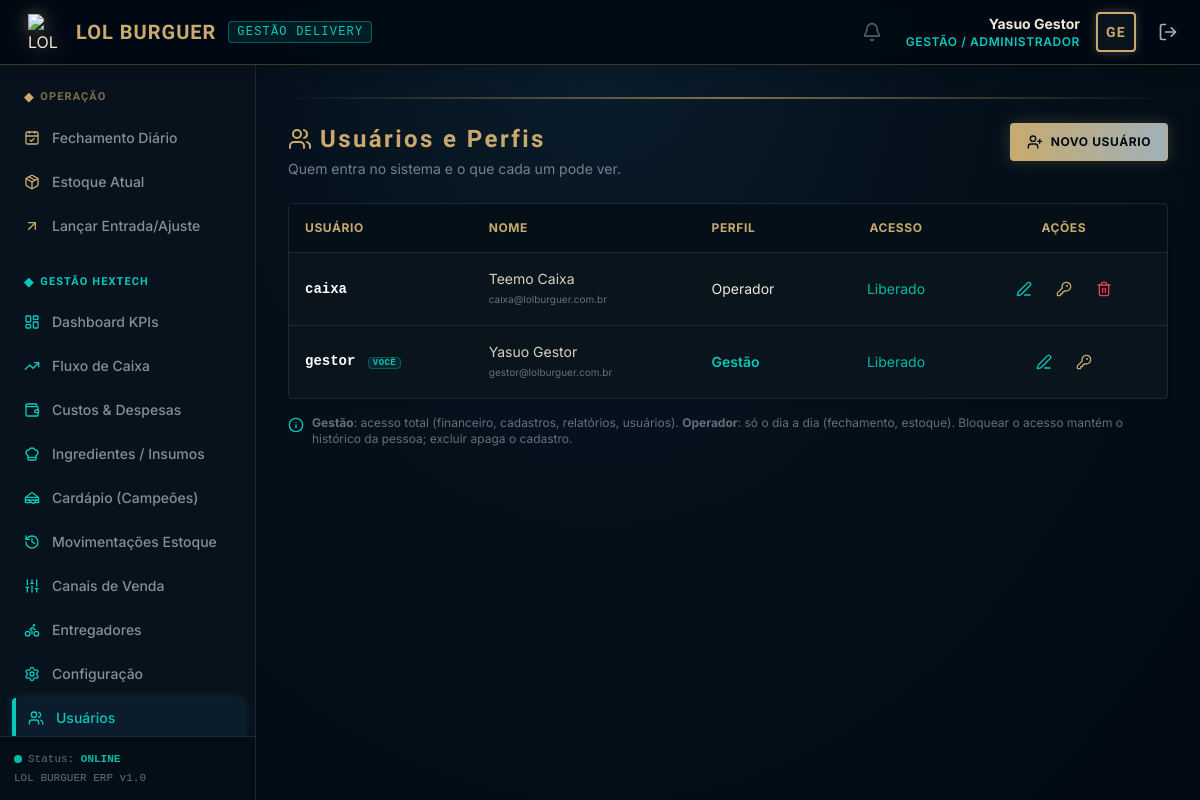
Before: /usuarios/ (signed in) with the older database file.
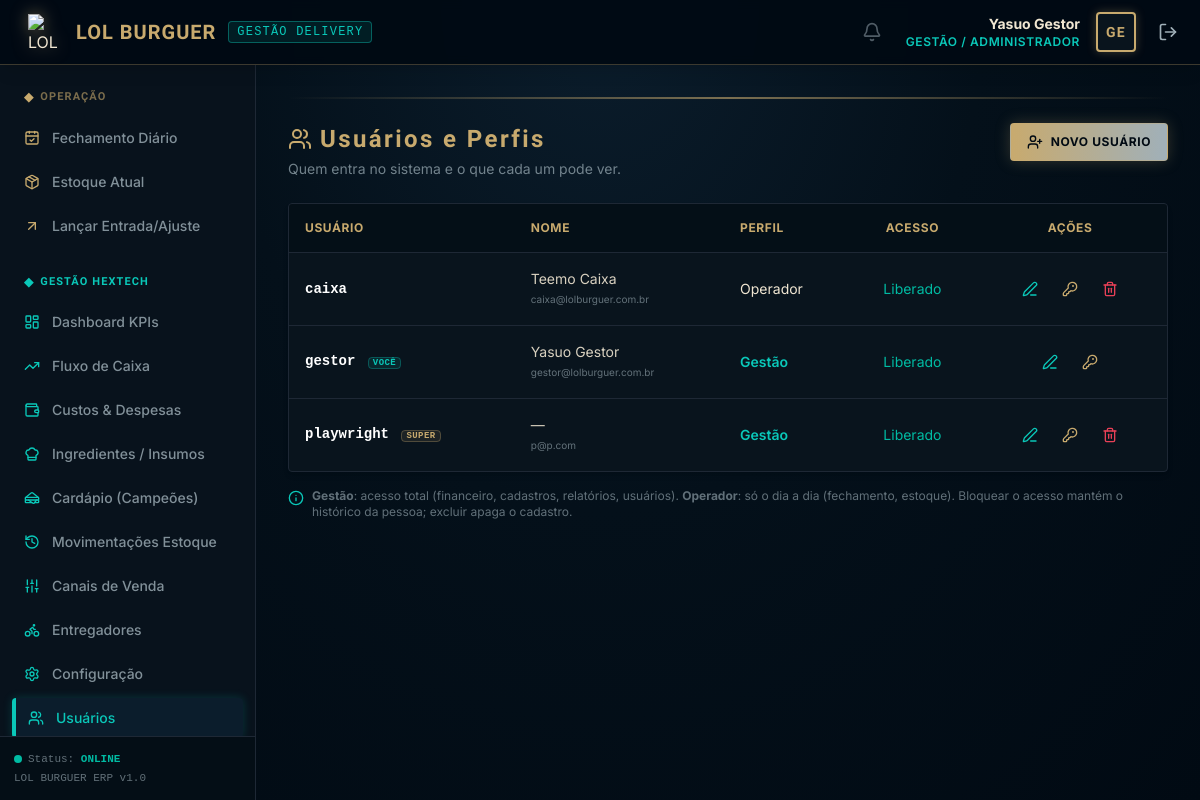
After: the same page with the newer database file.
### core/models.py (models this page shows, shortened)
class Usuario(AbstractUser):
    ROLE_CHOICES = (
        ('GESTAO', 'Gestão / Administrador'),
        ('OPERADOR', 'Operador de Caixa / Atendente'),
    )
    role = models.CharField(
        max_length=20,
        choices=ROLE_CHOICES,
        default='OPERADOR',
        verbose_name="Cargo / Nível de Acesso"
    )
    class Meta:
        verbose_name = "Usuário"
        verbose_name_plural = "Usuários"
        ordering = ['username']

### core/decorators.py (the view)
    def _wrapped_view_func(request, *args, **kwargs):
        if request.user.is_authenticated and request.user.role == 'GESTAO':
            return view_func(request, *args, **kwargs)
        messages.error(request, "Acesso negado: Apenas a Gestão tem permissão para acessar esta página.")
        return redirect('home')

### core/views.py (called while the page is built)
@login_required
@gestao_required
def usuario_listar(request):
    usuarios = Usuario.objects.all().order_by('-is_active', 'username')
    return render(request, 'core/usuarios_lista.html', {'usuarios': usuarios})

### templates/core/usuarios_lista.html (shortened to what the changed rows need)
{% extends "base.html" %}
{% block content %}
<div class="flex flex-col md:flex-row md:items-center md:justify-between mb-6 gap-4">
    <div>
        <h1 class="text-2xl font-bold title-hex text-hex_gold flex items-center space-x-2">
            <i data-lucide="users" class="w-6 h-6 text-hex_gold"></i><span>Usuários e Perfis</span>
        </h1>
    </div>
</div>
<div class="bg-hex_dark_card border border-hex_dark_border rounded shadow-md overflow-x-auto">
    <table class="w-full text-left border-collapse">
        <thead>
            <tr class="border-b border-hex_dark_border bg-hex_dark_bg/50 text-hex_gold uppercase tracking-wider text-xs font-semibold">
                <th class="p-4">Usuário</th>
                <th class="p-4">Nome</th>
                <th class="p-4">Perfil</th>
                <th class="p-4 text-center">Acesso</th>
                <th class="p-4 text-center">Ações</th>
            </tr>
        </thead>
        <tbody class="divide-y divide-hex_dark_border text-sm text-hex_gold_light/90">
            {% for u in usuarios %}
            <tr class="hover:bg-hex_dark_bg/30 transition-colors {% if not u.is_active %}opacity-50{% endif %}">
                <td class="p-4 font-mono font-bold text-white">
                    {{ u.username }}
                    {% if u.pk == request.user.pk %}<span class="ml-1 text-[9px] uppercase tracking-wider text-hex_blue border border-hex_blue/30 bg-hex_blue/10 px-1 rounded">você</span>{% endif %}
                    {% if u.is_superuser %}<span class="ml-1 text-[9px] uppercase tracking-wider text-hex_gold border border-hex_gold/30 bg-hex_gold/10 px-1 rounded">super</span>{% endif %}
                </td>
                <td class="p-4">{{ u.get_full_name|default:"—" }}<div class="text-[10px] text-hex_gold_dim/60">{{ u.email }}</div></td>
                <td class="p-4">
                    {% if u.role == 'GESTAO' %}
                        <span class="text-hex_blue font-semibold">Gestão</span>
                    {% else %}
                        <span class="text-hex_gold_light">Operador</span>
                    {% endif %}
                </td>
                <td class="p-4 text-center">
                    {% if u.is_active %}<span class="text-hex_success">Liberado</span>{% else %}<span class="text-hex_danger">Bloqueado</span>{% endif %}
                </td>
                <td class="p-4 text-center">
                    <div class="flex items-center justify-center gap-2">
                        <a href="{% url 'usuario_editar' u.pk %}" class="text-hex_blue hover:text-white p-2 rounded hover:bg-hex_blue/20" title="Editar"><i data-lucide="edit-3" class="w-4 h-4"></i></a>
                        <a href="{% url 'usuario_resetar_senha' u.pk %}" class="text-hex_gold hover:text-white p-2 rounded hover:bg-hex_gold/20" title="Redefinir senha"><i data-lucide="key-round" class="w-4 h-4"></i></a>
                        {% if u.pk != request.user.pk %}
                        <a href="{% url 'usuario_excluir' u.pk %}" class="text-hex_danger hover:text-white p-2 rounded hover:bg-hex_danger/20" title="Excluir"><i data-lucide="trash-2" class="w-4 h-4"></i></a>
                        {% endif %}
                    </div>
                </td>
            </tr>
            {% empty %}
            <tr><td colspan="5" class="p-8 text-center text-hex_gold_dim/50 italic">Nenhum usuário.</td></tr>
            {% endfor %}
        </tbody>
    </table>
</div>
{% endblock %}

### templates/base.html (shortened to what the changed rows need)
<!DOCTYPE html>
<html lang="pt-br" class="h-full">
<head>
    <script src="https://cdn.tailwindcss.com"></script>
</head>
<body class="h-full flex flex-col" x-data="{ mobileSidebarOpen: false }">
    <header class="bg-hex_dark_bg/95 border-b border-hex_gold/30 px-4 py-3 flex items-center justify-between z-20 shadow-lg backdrop-blur-sm">
        <div class="flex items-center space-x-4">
            {% if user.is_authenticated %}
                <div hx-get="{% url 'notificacoes_badge' %}" hx-trigger="load, every 60s" class="relative group cursor-pointer mr-2">
                    <i data-lucide="bell" class="w-5 h-5 text-hex_gold_dim opacity-50 group-hover:opacity-100 transition-opacity"></i>
                </div>
                <div class="text-right hidden sm:block">
                    <p class="text-sm font-bold text-hex_gold_light">{{ user.get_full_name|default:user.username }}</p>
                    <p class="text-xs text-hex_blue uppercase tracking-wider font-semibold">{{ user.get_role_display }}</p>
                </div>
                <div class="w-10 h-10 border-2 border-hex_gold rounded flex items-center justify-center bg-hex_dark_card shadow-[0_0_10px_rgba(200,170,110,0.3)]">
                    <span class="text-hex_gold font-bold title-hex text-sm">{{ user.username|slice:":2"|upper }}</span>
                </div>
                <a href="{% url 'logout' %}" class="text-hex_gold_dim hover:text-hex_gold p-1.5 rounded hover:bg-hex_dark_card transition-all" title="Sair do Sistema">
                    <i data-lucide="log-out" class="w-5 h-5"></i>
                </a>
            {% else %}
                <span class="text-xs uppercase text-hex_gold_dim font-mono">Sem autenticação</span>
            {% endif %}
        </div>
    </header>
    <div class="flex-1 flex min-h-0 overflow-hidden">
        <main class="flex-1 flex flex-col overflow-y-auto min-h-0 p-4 md:p-6 lg:p-8 relative">
            {% block content %}
            {% endblock %}
        </main>
    </div>
</body>
</html>

Changed rows visible on the page:
added Usuario: username "playwright", is_superuser "SUPER", get_full_name "—", email "p@p.com", role "Gestão", is_active "Liberado"
